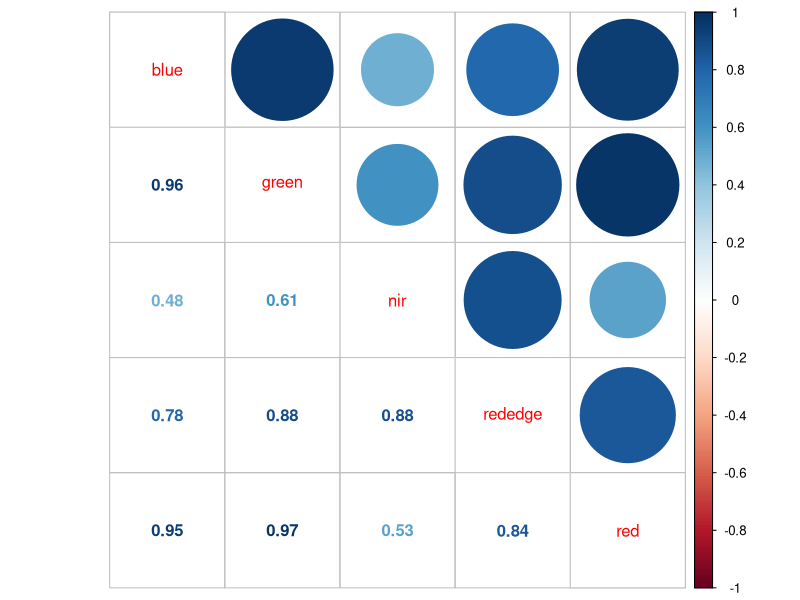
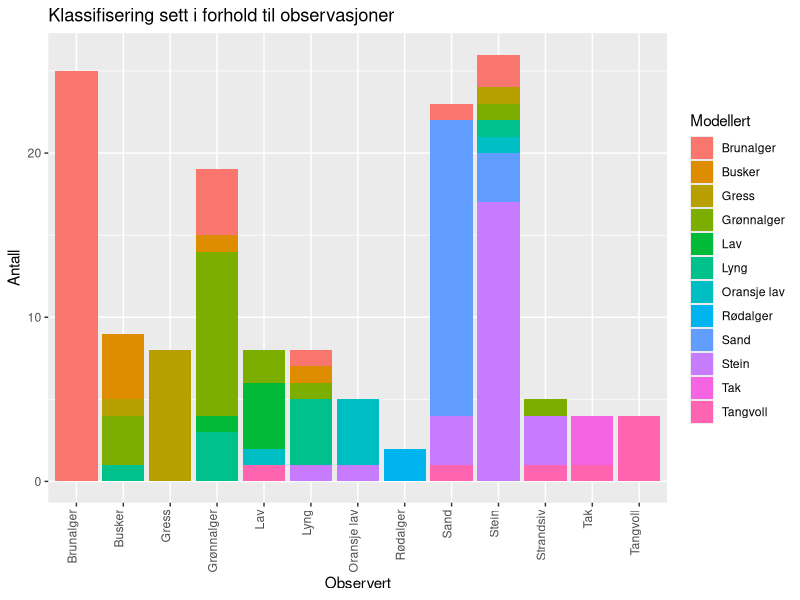
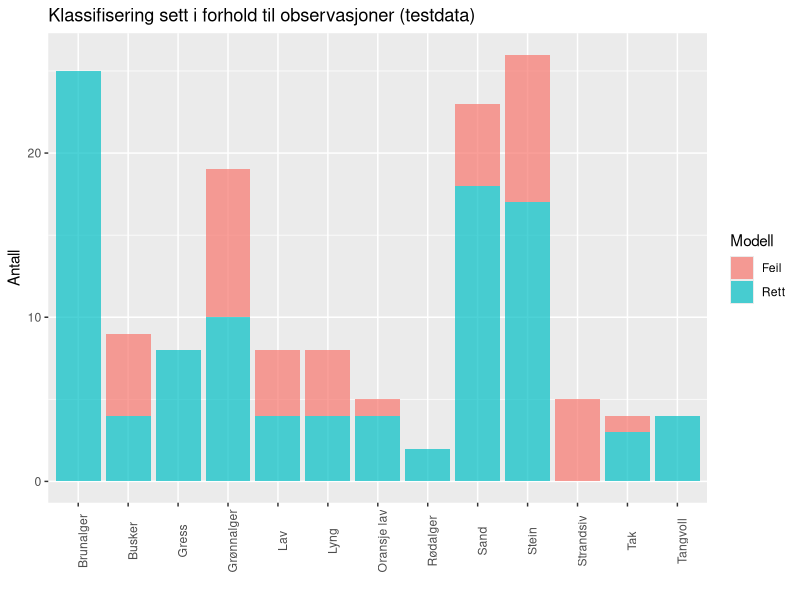
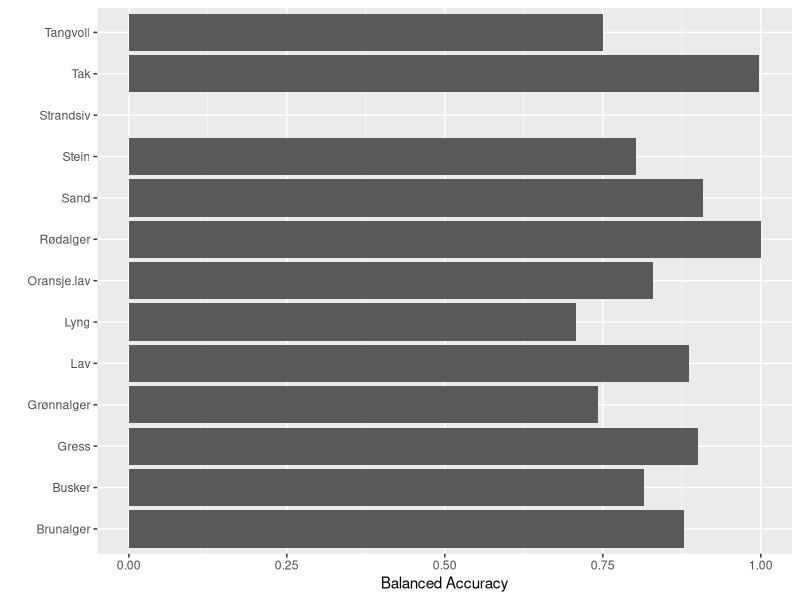
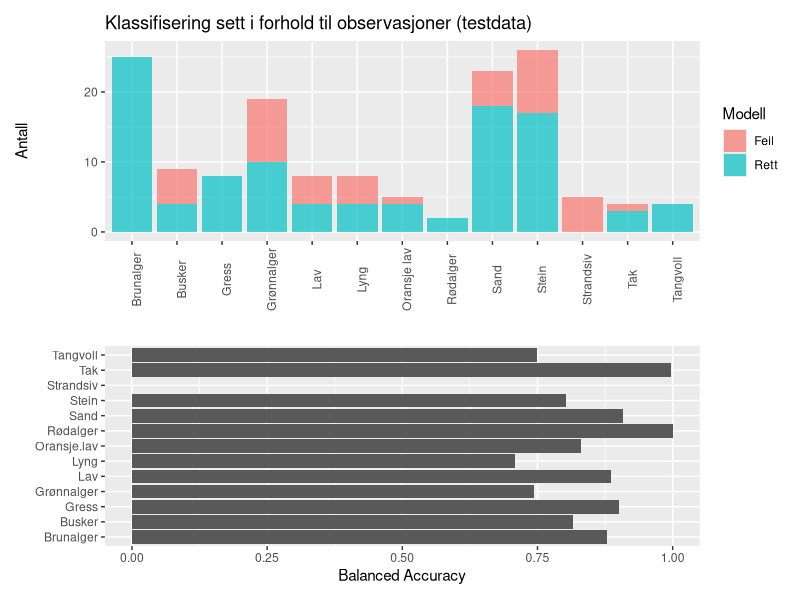

Reproduce these figures in R, in order.
# For report -------------------------------------------

require(tidyverse)
require(readxl)
require(corrplot)
require(caret)
require(pROC)

# Oversettelse av kategorier til norsk
signals_aker <- read.csv(file = "./Pixelextracts/signals_aker.csv", stringsAsFactors = FALSE)

# Kategorier:
names(signals_aker)
signals_aker %>% select(Category) %>% distinct

# Skriver ut til csv og redigerer der:
signals_aker %>% select(Category) %>% distinct %>% write.csv(file = "./Tabeller/Aker_cat.csv", row.names = FALSE)

# Laster inn oversettelse
transl_aker <- read_xlsx(path = "./Tabeller/Aker_transl.xlsx")
transl_aker

# Oversikt over observasjoner i ulike kategorier
signals_aker %>% left_join(transl_aker) %>% 
  group_by(Kategori) %>% summarise(`Antall obs.` = n()) %>% filter(!is.na(Kategori))

# Skriver ut til excel:
signals_aker %>% left_join(transl_aker) %>% 
  group_by(Kategori) %>% summarise(`Antall obs.` = n()) %>% filter(!is.na(Kategori)) %>% 
  write.csv(file = "./Tabeller/KategorierObs.csv", row.names = FALSE)

# Korrelasjonstester
model_data <- signals_aker %>% filter(Category != "") %>% filter(!is.na(blue))
# Checking for colinearity
model_data %>% dplyr::select(blue:red) %>% cor(.) %>% 
  corrplot.mixed(.)
# removing rededge
# adding interactions with corr coeff < 0.7

# Validering av modell ---------------------------
testval <- read.csv("./Validering/testval.csv")
testval %>% select(Category) %>% distinct()
brownalgae <- c("Brown algae", "Fucus serratus", "Fucus vesiculosus", "Fucus serratus ", "Bladder wrack")

# Joint (data fra begge områder i en modell)
testval_joint <- read.csv("./Validering/testval_joint.csv")

# oversette kategorier
testval %>% 
  left_join(transl_aker) %>% 
  rename(Obskat = Kategori) %>% 
  left_join(transl_aker, by = c("Predcat" = "Category")) %>% 
  rename(Predkat = Kategori) 

testval %>% 
  mutate(Predcat = gsub("\\.", " ", Predcat)) %>% 
  mutate(Predcat = ifelse(Predcat %in% brownalgae, "Brown algae", Predcat)) %>% 
  mutate(Category = ifelse(Category %in% brownalgae, "Brown algae", Category)) %>% 
  left_join(transl_aker) %>% 
  rename(Obskat = Kategori) %>% 
  left_join(transl_aker, by = c("Predcat" = "Category")) %>% 
  rename(Predkat = Kategori) %>% 
  ggplot(aes(x = Obskat, fill = Predkat)) +
  geom_bar() +
  labs(title = "Klassifisering sett i forhold til observasjoner", 
       x ="Observert", y = "Antall",
       fill = "Modellert") +
  theme(axis.text.x = element_text(angle = 90, hjust = 1, vjust = 0))

p1 <- testval %>%
  mutate(Predcat = gsub("\\.", " ", Predcat)) %>% 
  mutate(Predcat = ifelse(Predcat %in% brownalgae, "Brown algae", Predcat)) %>% 
  mutate(Category = ifelse(Category %in% brownalgae, "Brown algae", Category)) %>% 
  left_join(transl_aker) %>% 
  rename(Obskat = Kategori) %>% 
  left_join(transl_aker, by = c("Predcat" = "Category")) %>% 
  rename(Predkat = Kategori) %>% 
  mutate(Treff = ifelse(Obskat == Predkat, "Rett", "Feil")) %>% 
  ggplot(aes(Obskat, fill = Treff)) +
  geom_bar(alpha = 0.7) +
  theme(axis.text.x = element_text(angle = 90)) +
  labs(title = "Klassifisering sett i forhold til observasjoner (testdata)", 
       x ="", y = "Antall", fill = "Modell")

p1


# Confusion matrix etc. -----------------------------------------------------

confusedata <- testval %>% 
  mutate(Predcat = gsub("\\.", " ", Predcat)) %>% 
  mutate(Predcat = ifelse(Predcat %in% brownalgae, "Brown algae", Predcat)) %>% 
  mutate(Category = ifelse(Category %in% brownalgae, "Brown algae", Category)) %>% 
  left_join(transl_aker) %>% 
  rename(Obskat = Kategori) %>% 
  left_join(transl_aker, by = c("Predcat" = "Category")) %>% 
  rename(Predkat = Kategori) %>%  
  mutate(id = row.names(.)) %>% 
  pivot_longer(cols = c(Obskat, Predkat), names_to = "Variable") %>% 
  mutate(value2 = as.factor(value)) %>% 
  pivot_wider(id_cols = id, names_from = Variable, values_from = value2) %>% 
  data.frame()

head(confusedata)
str(confusedata)

results <- confusionMatrix(confusedata$Obskat, confusedata$Predkat)
results

# Some tables :

as.table(results)
as.matrix(results, what = "overall")
as.matrix(results, what = "classes")

p2 <- as.matrix(results, what = "classes") %>% data.frame() %>% 
  rownames_to_column("Stat") %>%  
  filter(Stat == "Balanced Accuracy") %>% 
  pivot_longer(cols = `Brunalger`:`Tangvoll`, values_to = "Balanced Accuracy", names_to = "Kategori") %>% 
  ggplot() +
  ylim(0,1) +
  coord_flip() +
  geom_col(aes(x = Kategori, y = `Balanced Accuracy`)) +
  labs(x = "") +
  theme(legend.position = "none")

p2

require(patchwork)
p1 + p2 + plot_layout(nrow = 2) 

# Multiclass ROC ----------------------------------------------------------
test.m1 <- read.csv("./Models/test_m1.csv")
colnames(test.m1) <- gsub("\\.", " ", colnames(test.m1)) 
mROC <- multiclass.roc(testval$Category, test.m1)
mROC

# multiclass AUC: 0.9601 :-)